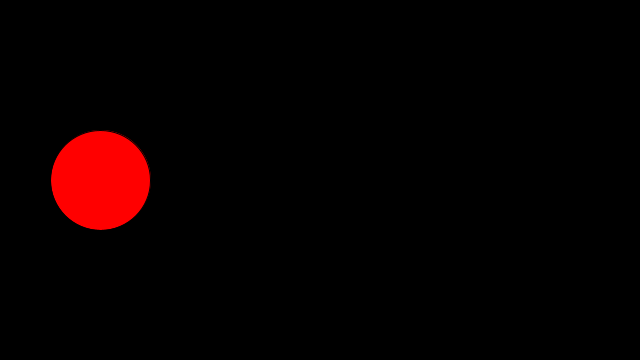
Frame 1 (no input)
Frame 60 (the mouse pressed at the canvas centre just before this capture): identical to frame 1, image omitted
Frame 120 (the mouse held since frame 60 and released just before this capture): identical to frame 1, image omitted

The Processing sketch that drew this single still picture (run headless with seeded random() and noise(); from frame 60 on, the mouse is pressed at the canvas centre):

// Processing sketch: variable_demo
// ── variable_demo.pde
float x = 100.9;
color c;
void setup() {
  size(640,360);  
  c = color(255,0,0);
}

void draw() {
  float back = x*100;
  
  background(0);
  fill(c);
  ellipse(x,height/2,100,100);
}
